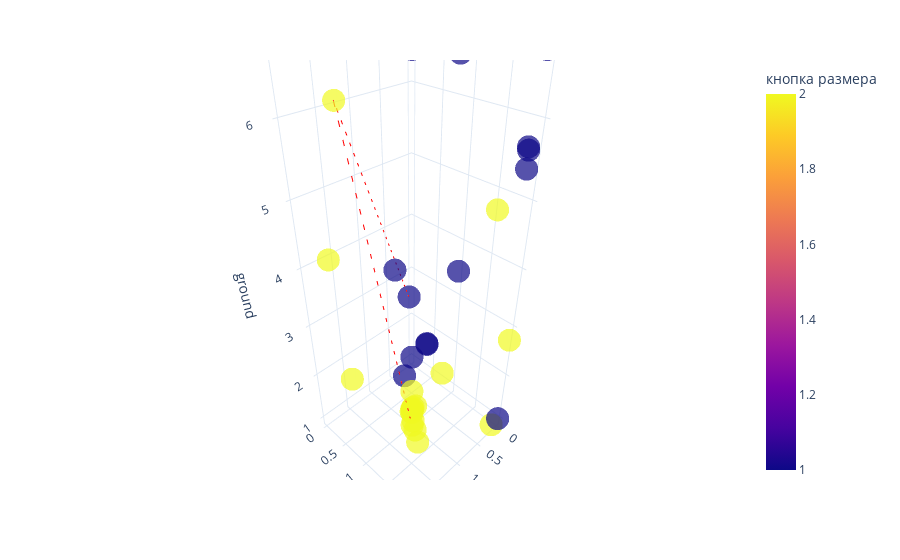

This figure's notebook cell:
### Code cell
fig = px.scatter_3d(steps_df, x='coffee', y='size', z='ground', 
                    color='кнопка размера', 
                    opacity=0.7, 
                    color_discrete_sequence=px.colors.qualitative.Alphabet)
# this is best path, plot it as a  directional line in 3d
best_option = steps_df.iloc[prob.ibest_seq].drop_duplicates()
# Create the line plot
gradient = best_option.index

line_plot = px.line_3d(best_option, x='coffee', y='size', z='ground')
line_plot['data'][0]['line']['color'] = '#FF0000'
line_plot['data'][0]['line']['dash'] = 'dash'
fig.add_trace(line_plot.data[0])
fig.update_layout(title='')

fig.update_layout(template='plotly_white')

go.Figure(fig).show()

### Figure 1 — Plotly figure (JSON) as saved in the notebook; plotly's stock layout.template omitted (floating-point values rounded to 4 significant figures)
{"data": [{"hovertemplate": "coffee=%{x}<br>size=%{y}<br>ground=%{z}<br>кнопка размера=%{marker.color}<extra></extra>", "legendgroup": "", "marker": {"color": [1, 1, 2, 2, 2, 1, 2, 1, 1, 2, 2, 2, 1, 2, 2, 2, 2, 2, 1, 2, 1, 2, 2, 1, 1, 2, 2, 1, 2, 2, 2, 2, 1, 1, 1], "coloraxis": "coloraxis", "opacity": 0.7, "symbol": "circle"}, "mode": "markers", "name": "", "scene": "scene", "showlegend": false, "type": "scatter3d", "x": [0.4639, 0.7011, 1.857, 1.67, 1.564, 0.8555, 1.266, 1.15, 0.1688, 0.3043, 1.264, 1.258, 1.2, 1.225, 1.214, 1.165, 1.211, 1.175, 0.1845, 1.186, 0.1234, 1.164, 1.213, 0.7197, 2.0, 0.0, 2.0, 0.0, 0.0, 0.172, 0.02989, 0.0, 0.7562, 0.1123, 0.0], "y": [0.4042, 1.023, 0.7836, 0.09786, 0.2285, 1.514, 1.272, 0.8352, 1.976, 1.755, 1.333, 1.388, 1.044, 1.21, 1.227, 1.245, 1.211, 1.204, 2.0, 1.21, 1.955, 1.165, 1.214, 1.038, 2.0, 0.0, 2.0, 0.0, 2.0, 2.0, 0.7843, 2.0, 1.582, 2.0, 2.0], "z": [2.924, 2.489, 6.338, 4.052, 1.781, 6.727, 1.324, 3.994, 5.729, 4.916, 1.261, 1.004, 2.201, 1.554, 1.612, 1.665, 1.612, 1.283, 5.479, 1.62, 5.671, 1.44, 1.592, 2.527, 7.0, 6.823, 3.273, 1.0, 7.0, 1.0, 1.182, 2.756, 4.153, 6.722, 1.0]}, {"hovertemplate": "coffee=%{x}<br>size=%{y}<br>ground=%{z}<extra></extra>", "legendgroup": "", "line": {"color": "#FF0000", "dash": "dash"}, "marker": {"symbol": "circle"}, "mode": "lines", "name": "", "scene": "scene", "showlegend": false, "type": "scatter3d", "x": [0.4639, 1.857, 1.266], "y": [0.4042, 0.7836, 1.272], "z": [2.924, 6.338, 1.324]}], "layout": {"coloraxis": {"colorbar": {"title": {"text": "кнопка размера"}}, "colorscale": [[0.0, "#0d0887"], [0.1111, "#46039f"], [0.2222, "#7201a8"], [0.3333, "#9c179e"], [0.4444, "#bd3786"], [0.5556, "#d8576b"], [0.6667, "#ed7953"], [0.7778, "#fb9f3a"], [0.8889, "#fdca26"], [1.0, "#f0f921"]]}, "legend": {"tracegroupgap": 0}, "margin": {"t": 60}, "scene": {"domain": {"x": [0.0, 1.0], "y": [0.0, 1.0]}, "xaxis": {"title": {"text": "coffee"}}, "yaxis": {"title": {"text": "size"}}, "zaxis": {"title": {"text": "ground"}}}, "title": {"text": ""}}}
